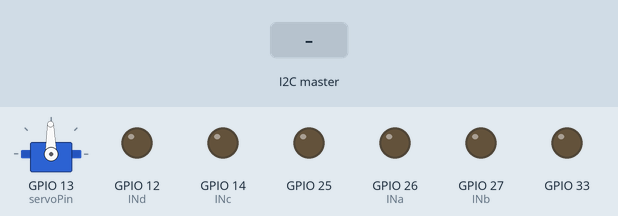
The sketch below on a simulated ESP32. Shown: servo, output pins drawn as LEDs (lit = HIGH). The inputs (shaded band) are chosen by the test bench. What the sketch prints to the serial monitor is not drawn.

Above: at 1.2 s.
1.3 s: the I2C master sends the byte 1
At 2.2 s:
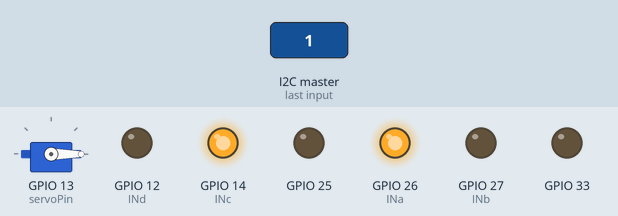
2.8 s: the I2C master sends the byte 0
At 4.0 s:
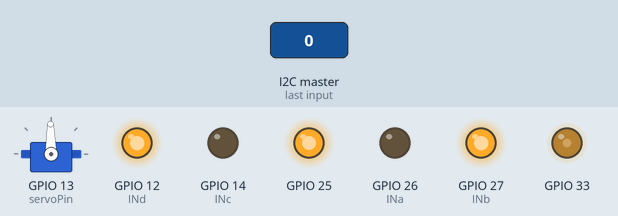
4.3 s: the I2C master sends the byte 1
At 5.7 s:
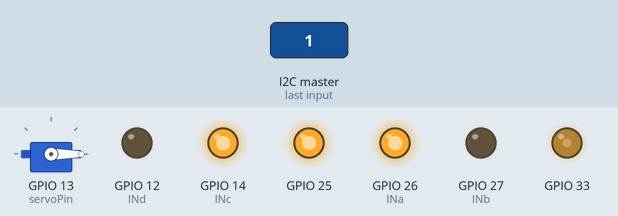
Timing chart, 0 to 7.3 s (numbered marks = the images above; inputs shaded):
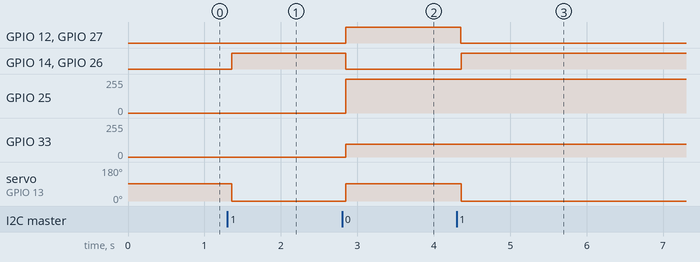

Measured:
- after the input at 1.3 s, GPIO 14 (INc), GPIO 26 (INa): LOW → HIGH after 0.06 s; servo on GPIO 13 (servoPin): 91° → 0° after 0.06 s
- after the input at 2.8 s, GPIO 12 (INd), GPIO 27 (INb): LOW → HIGH after 0.05 s; GPIO 14 (INc), GPIO 26 (INa): HIGH → LOW after 0.05 s; GPIO 25: 0/255 → 253/255 after 0.05 s; GPIO 33: 0/255 → 95/255 after 0.05 s; servo on GPIO 13 (servoPin): 0° → 91° after 0.05 s
- after the input at 4.3 s, GPIO 12 (INd), GPIO 27 (INb): HIGH → LOW after 0.05 s; GPIO 14 (INc), GPIO 26 (INa): LOW → HIGH after 0.06 s; servo on GPIO 13 (servoPin): 91° → 0° after 0.06 s

The sketch:

Slave.ino
```cpp
//********************************************************//
//*  University of Nottingham                            *//
//*  Department of Electrical and Electronic Engineering *//
//*  UoN EEEBot                                          *//
//*                                                      *//
//*  Example Code for Sending Signed Integers over I2C   *//
//*  Upstairs ESP32 (Master) to Mainboard ESP32 (Slave)  *//
//*  Slave Code                                         *//
//********************************************************//

// read through all of the code and the comments before asking for help
// research 'two's compliment' if this is not familiar to you as it is used to represented signed (i.e. positive and negative) values

#include <Wire.h>
#define I2C_SLAVE_ADDR 0x04 // 4 in hexadecimal

#include <ESP32Servo.h>

Servo steeringServo;

#define enA 33  // enableA command line
#define enB 25  // enableB command line

#define INa 26  // channel A direction
#define INb 27  // channel A direction
#define INc 14  // channel B direction
#define INd 12  // channel B direction

// setting PWM properties
const int freq = 2000;
const int ledChannela = 1;  // the ESP32 servo library uses the PWM channel 0 by default, hence the motor channels start from 1
const int ledChannelb = 2;
const int resolution = 8;

int steeringAngle = 91;    // variable to store the servo position
int servoPin = 13;  // the servo is attached to IO_13 on the ESP32


void setup()
{
  Wire.begin(I2C_SLAVE_ADDR);   // join i2c bus #4 - on the ESP32 the default I2C pins are 21 (SDA) and 22 (SCL)
  Wire.onReceive(onReceive);    // register event
  // configure the LED PWM functionalitites and attach the GPIO to be controlled - ensure that this is done before the servo channel is attached
  ledcAttachChannel(enA, freq, resolution, ledChannela);
  ledcAttachChannel(enB, freq, resolution, ledChannelb);

  // allow allocation of all timers
  ESP32PWM::allocateTimer(0);
  ESP32PWM::allocateTimer(1);
  ESP32PWM::allocateTimer(2);
  ESP32PWM::allocateTimer(3);
  steeringServo.setPeriodHertz(50);    // standard 50Hz servo
  steeringServo.attach(servoPin, 500, 2400);   // attaches the servo to the pin using the default min/max pulse widths of 1000us and 2000us

  pinMode(INa, OUTPUT);
  pinMode(INb, OUTPUT);
  pinMode(INc, OUTPUT);
  pinMode(INd, OUTPUT);

  // initialise serial communication

  Serial.begin(9600);           // start serial for output
  Serial.println("ESP32 Running");
  steeringServo.write(steeringAngle);

}

int leftSpeed = 0;
int rightSpeed = 0;

void loop()
{
  Serial.println("Looping");
  delay(100);
}


// this function executes whenever data is received from master device
void onReceive(int howMany)
{

  int state;


  state = Wire.read();
  Serial.print("Printing:");
  Serial.println(state);


  if (state == 0){
    steeringServo.write(91);
    goForwards();
    motors(95,254);
    delay(10);


  }
  if (state == 1){
    stopMotors();
    delay(10);
    steeringServo.write(0);
    goAntiClockwise();

  }


}

// function to clear the I2C buffer
void emptyBuffer(void)
{
  Serial.println("Error: I2C Byte Size Mismatch");
  while(Wire.available())
  {
    Wire.read();
  }
}

void motors(int leftSpeed, int rightSpeed) {
  // set individual motor speed
  // the direction is set separately

  // constrain the values to within the allowable range
  leftSpeed = constrain(leftSpeed, 0, 255);
  rightSpeed = constrain(rightSpeed, 0, 255);

  ledcWrite(enA, leftSpeed);
  ledcWrite(enB, rightSpeed);
  delay(25);
}

void goForwards() {
  digitalWrite(INa, LOW);
  digitalWrite(INb, HIGH);
  digitalWrite(INc, LOW);
  digitalWrite(INd, HIGH);
}

void goAntiClockwise() {
  digitalWrite(INa, HIGH);
  digitalWrite(INb, LOW);
  digitalWrite(INc, HIGH);
  digitalWrite(INd, LOW);
}

void stopMotors() {
  digitalWrite(INa, LOW);
  digitalWrite(INb, LOW);
  digitalWrite(INc, LOW);
  digitalWrite(INd, LOW);
}
```
